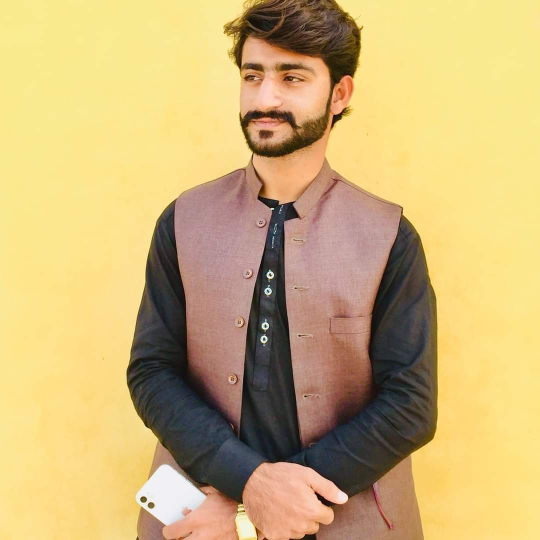
#> input picture eisa.jpeg, 1080 x 1080 px (shown at 1/2 size)
$ jupyter execute --allow-errors 'Topic 10.  Analyze An image using Histogram.ipynb'
#> lines starting #> are read from the running program, lines starting #| are printed output that depends on the picture
# Analyze An image using Histogram

[cell 1]
import cv2
import matplotlib.pyplot as plt
import numpy as np

[cell 2]
blank_w = np.ones((500,500,3) , np.uint8 )*255
blank_b = np.zeros((500,500,3) , np.uint8 )*255

[cell 3]
image = cv2.imread('eisa.jpeg')
#> image is the input picture: shape (1080, 1080, 3); mean B, G, R 118.9, 177.4, 203.8
# hist = cv2.calcHist([blank_w], [0] , None , [256], [0,256])
hist = cv2.calcHist([image], [0] , None , [256], [0,256])
#> hist = 256 values, max 107796 at index 143, min 12 at index 254, mean 4556.2
plt.plot(hist)
plt.show()
#> figure, not shown here; curve peaks at x = 143, y = 107796

# cv2.imshow("blank w" , blank_w)
cv2.imshow("blank_b" , image)
cv2.waitKey(0)
cv2.destroyAllWindows()

[cell 4]
import cv2
import matplotlib.pyplot as plt

# Load the image in grayscale
image = cv2.imread('eisa.jpeg', cv2.IMREAD_GRAYSCALE)
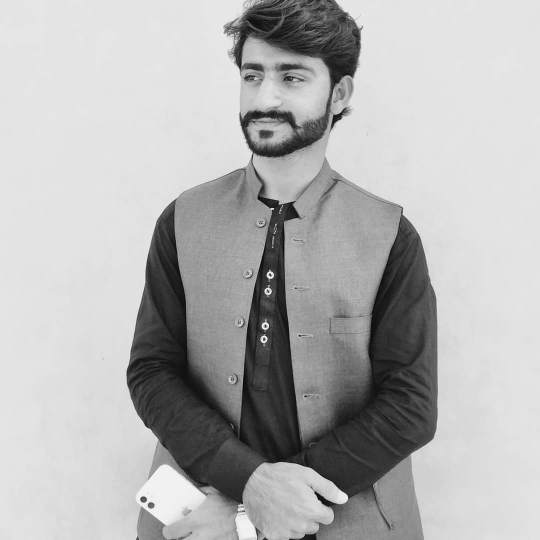
#> image: shape (1080, 1080) (shown at 1/2 size); min 0, max 255, mean 178.7

# Calculate the histogram for grayscale
histogram = cv2.calcHist([image], [0], None, [256], [0, 256])
#> histogram = 256 values, max 196648 at index 228, min 8 at index 253, mean 4556.2

# Plot the histogram
plt.figure()
plt.title("Grayscale Histogram")
plt.xlabel("Pixel Intensity")
plt.ylabel("Frequency")
plt.plot(histogram)
plt.xlim([0, 256])
plt.show()
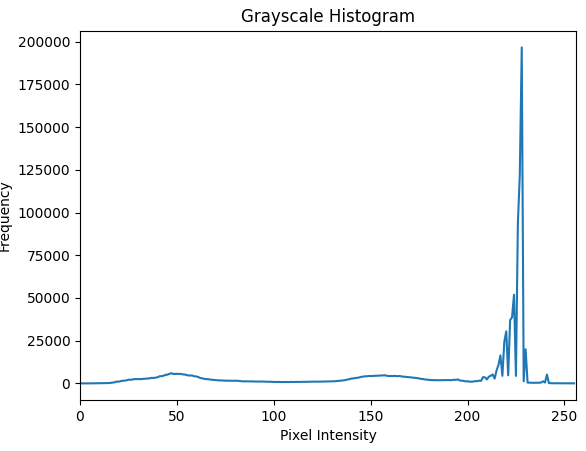
#> figure drawn by matplotlib, 1 panel; curve peaks at x = 228, y = 196648

[cell 5]
# Load the image in color
image = cv2.imread('eisa.jpeg')

# Define color channels for plotting
colors = ('b', 'g', 'r')

# Plot histogram for each color channel
plt.figure()
plt.title("Color Histogram")
plt.xlabel("Pixel Intensity")
plt.ylabel("Frequency")

for i, color in enumerate(colors):
    histogram = cv2.calcHist([image], [i], None, [256], [0, 256])
    plt.plot(histogram, color=color)
    plt.xlim([0, 256])

plt.show()
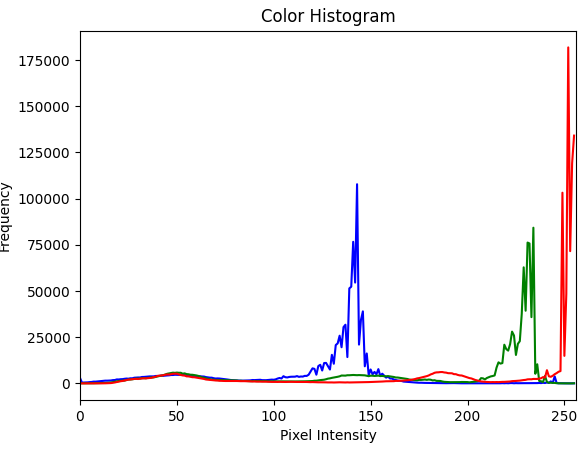
#> figure drawn by matplotlib, 1 panel; curve peaks at x = 143, y = 107796; curve peaks at x = 234, y = 84265; curve peaks at x = 252, y = 181855

# histogram equlization

[cell 6]
import cv2
import matplotlib.pyplot as plt

# Load the image in grayscale and color
image_gray = cv2.imread('eisa.jpeg', cv2.IMREAD_GRAYSCALE)
image_color = cv2.imread('eisa.jpeg')

# Apply histogram equalization on grayscale image
equalized_gray = cv2.equalizeHist(image_gray)
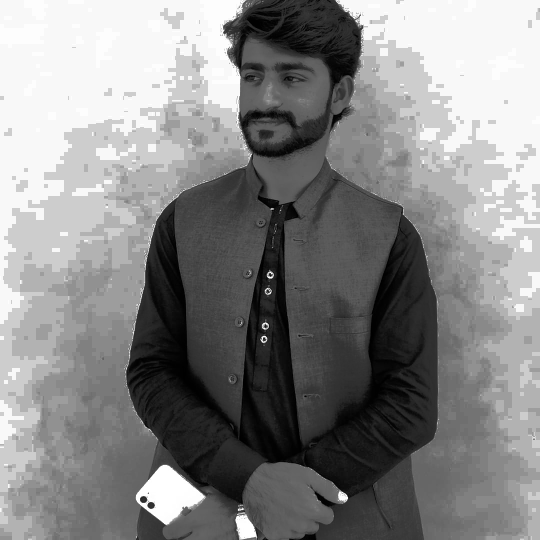
#> equalized_gray: shape (1080, 1080) (shown at 1/2 size); min 0, max 255, mean 134.3

# For color image: Convert to YCrCb, equalize Y channel, and convert back to BGR
ycrcb = cv2.cvtColor(image_color, cv2.COLOR_BGR2YCrCb)
#> ycrcb: shape (1080, 1080, 3); mean of channels 0, 1, 2 178.7, 146, 94.3
ycrcb[:, :, 0] = cv2.equalizeHist(ycrcb[:, :, 0])
#> ycrcb: shape (1080, 1080, 3); mean of channels 0, 1, 2 134.2, 146, 94.3
equalized_color = cv2.cvtColor(ycrcb, cv2.COLOR_YCrCb2BGR)
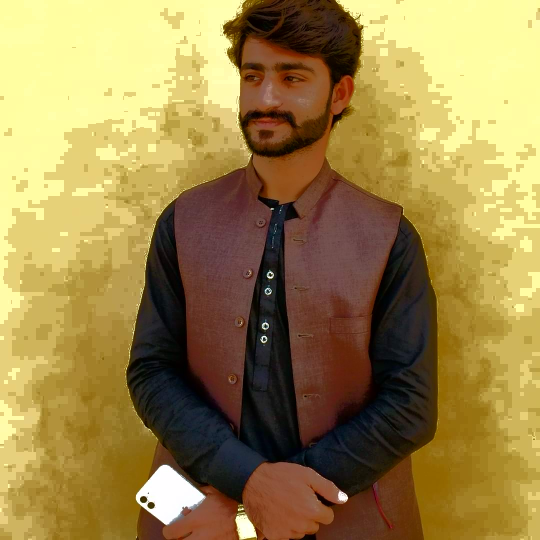
#> equalized_color: shape (1080, 1080, 3) (shown at 1/2 size); mean B, G, R 75, 133, 156.5

# Display original and equalized images
plt.figure(figsize=(10, 5))

# Original grayscale image
plt.subplot(2, 2, 1)
plt.title("Original Grayscale")
plt.imshow(image_gray, cmap='gray')

# Equalized grayscale image
plt.subplot(2, 2, 2)
plt.title("Equalized Grayscale")
plt.imshow(equalized_gray, cmap='gray')

# Original color image
plt.subplot(2, 2, 3)
plt.title("Original Color")
plt.imshow(cv2.cvtColor(image_color, cv2.COLOR_BGR2RGB))

# Equalized color image
plt.subplot(2, 2, 4)
plt.title("Equalized Color")
plt.imshow(cv2.cvtColor(equalized_color, cv2.COLOR_BGR2RGB))

plt.tight_layout()
plt.show()
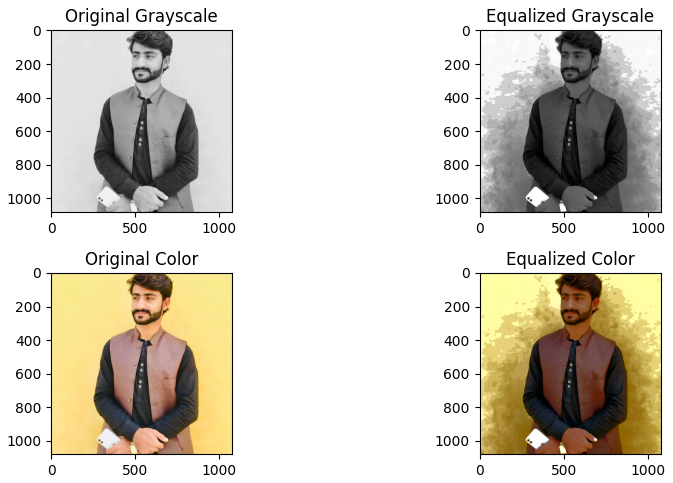
#> figure drawn by matplotlib, 4 panels

[cell 7]
import cv2
import matplotlib.pyplot as plt

img = cv2.imread('eisa.jpeg')
img = cv2.resize(img , (500,500))
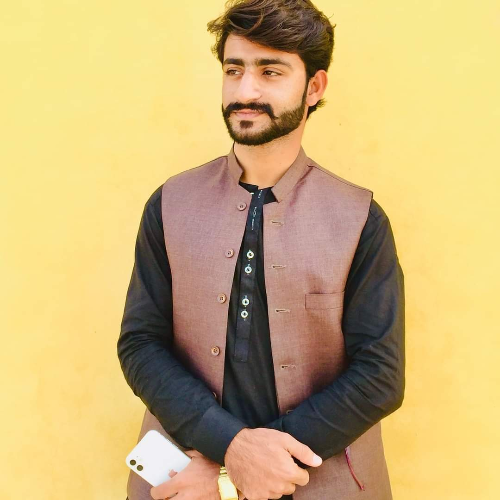
#> img: shape (500, 500, 3); mean B, G, R 118.8, 177.4, 203.8

gry = cv2.cvtColor(img , cv2.COLOR_BGR2GRAY)
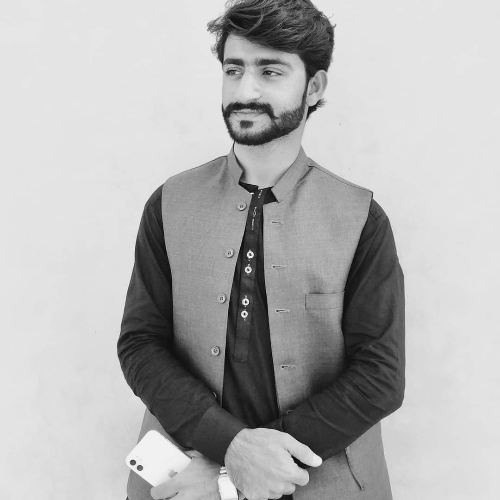
#> gry: shape (500, 500); min 6, max 251, mean 178.6

hist = cv2.calcHist([img], [0],None , [255] , [0,255])
#> hist = 255 values, max 22862 at index 143, min 1 at index 252, mean 980.4
eq = cv2.equalizeHist(gry)
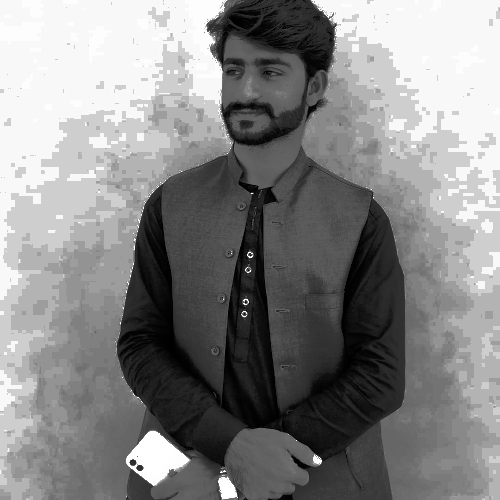
#> eq: shape (500, 500); min 0, max 255, mean 134.3


plt.plot(hist)
plt.show()
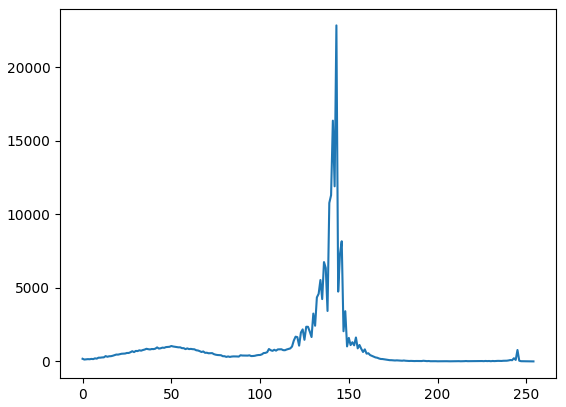
#> figure drawn by matplotlib, 1 panel; curve peaks at x = 143, y = 22862

cv2.imshow("eq" , eq)
cv2.imshow("image" , img)
cv2.waitKey(0)
cv2.destroyAllWindows()

# Mouse Event Bindings using opencv

[cell 8]
import cv2
import numpy as np

#> (a cell that did not finish here is left out)

[cell 10]
cv2.namedWindow("Eisa")
img = np.ones((600,600,3), np.uint8)*255
#> (the rest of this cell did not finish here and is left out)

[cell 11]
cv2.imshow("ones" , img)
cv2.waitKey(0)
cv2.destroyAllWindows()

[cell 12]
import cv2
import numpy as np

# Callback function to handle mouse events
def mouse_event(event, x, y, flags, param):
    if event == cv2.EVENT_LBUTTONDOWN:
        print(f"Left Button Clicked at ({x}, {y})")
        cv2.circle(img, (x, y), 5, (255, 0, 0), 4)  # Draw blue circle at click position
    elif event == cv2.EVENT_RBUTTONDOWN:
        print(f"Right Button Clicked at ({x}, {y})")
        cv2.circle(img, (x, y), 5, (0, 255, 0), 4)  # Draw green circle at click position
    elif event == cv2.EVENT_MBUTTONDOWN:
        print(f"Middle Button Clicked at ({x}, {y})")
        cv2.circle(img, (x, y), 5, (0, 0, 255), 4)  # Draw red circle at click position

# Create a blank image and window
img = np.zeros((512, 512, 3), np.uint8)
cv2.namedWindow("Image")

# Bind the mouse event to the window
cv2.setMouseCallback("Image", mouse_event)

while True:
    cv2.imshow("Image", img)
    if cv2.waitKey(1) & 0xFF == 27:  # Press 'Esc' to exit
#> (key Esc is pressed here)
        break

cv2.destroyAllWindows()

$ run again, with download (2).jpg copied over eisa.jpeg
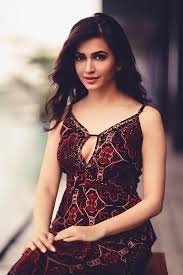
#> input picture download (2).jpg, 183 x 275 px
#> image is the input picture: shape (275, 183, 3); mean B, G, R 111.9, 114.1, 138.3
#> `hist = cv2.calcHist([image], [0] , None , [256], [0,256])`: hist = 256 values, max 1194 at index 249, min 10 at index 254, mean 196.6
#> image: shape (275, 183)
#> histogram = 256 values, max 1659 at index 247, min 6 at index 253, mean 196.6
#> `gry = cv2.cvtColor(img , cv2.COLOR_BGR2GRAY)`:
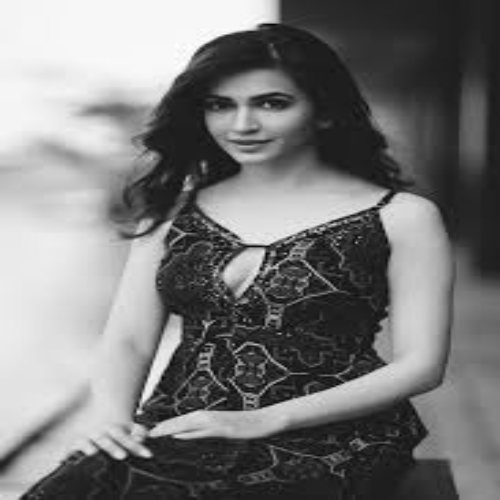
#> gry: shape (500, 500); min 7, max 254, mean 120.9
#> `hist = cv2.calcHist([img], [0],None , [255] , [0,255])`: hist = 255 values, max 5947 at index 249, min 0 at index 0, mean 980.3
#> `plt.show()`:
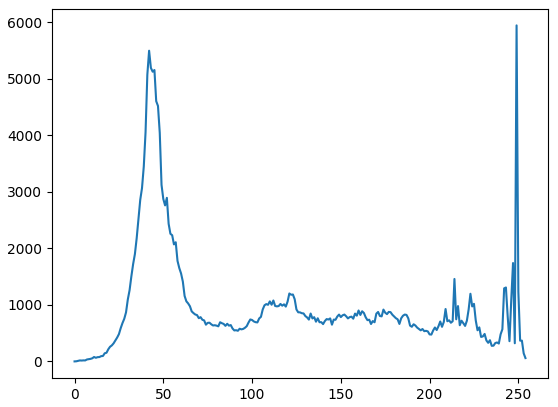
#> figure drawn by matplotlib, 1 panel; curve peaks at x = 249, y = 5947
